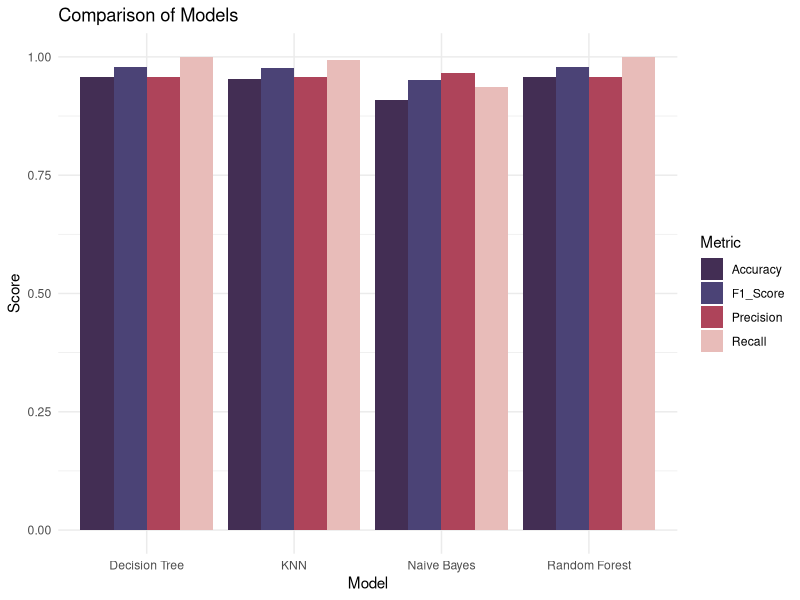

Write the R code that produced this figure.
library(caTools)
library(class)
library(e1071)
library(rpart)
library(randomForest)
library(caret)
library(ggplot2)
library(tidyr)


strokeData <- read.csv("healthcare-dataset-stroke-data.csv")


sum(is.na(strokeData$bmi))  # 201 NA values
strokeData <- na.omit(strokeData) # removed it

# Converting columns to factors
strokeData$gender <- as.factor(strokeData$gender)
strokeData$hypertension <- as.factor(strokeData$hypertension)
strokeData$heart_disease <- as.factor(strokeData$heart_disease)
strokeData$ever_married <- as.factor(strokeData$ever_married)
strokeData$work_type <- as.factor(strokeData$work_type)
strokeData$Residence_type <- as.factor(strokeData$Residence_type)
strokeData$smoking_status <- as.factor(strokeData$smoking_status)
strokeData$stroke <- as.factor(strokeData$stroke)

# Splitting data
set.seed(123)
split <- sample.split(strokeData$stroke, SplitRatio = 0.7)
trainData <- subset(strokeData, split == TRUE)
testData <- subset(strokeData, split == FALSE)

# Scaling numeric columns
trainSetNum <- scale(trainData[sapply(trainData, is.numeric)])
testSetNum <- scale(testData[sapply(testData, is.numeric)])

# target for KNN
trainTarget <- trainData$stroke

# KNN 
k <- 5
knnPred <- knn(train = trainSetNum, test = testSetNum, cl = trainTarget, k = k)
knnConfMat <- confusionMatrix(knnPred, testData$stroke)
knnAccuracy <- knnConfMat$overall['Accuracy']
knnPrecision <- knnConfMat$byClass['Pos Pred Value']
knnRecall <- knnConfMat$byClass['Sensitivity']
knnF1 <- 2 * (knnPrecision * knnRecall) / (knnPrecision + knnRecall)

# Naive Bayes 
nbModel <- naiveBayes(stroke ~ ., data = trainData)
nbPred <- predict(nbModel, testData)
nbConfMat <- confusionMatrix(nbPred, testData$stroke)
nbAccuracy <- nbConfMat$overall['Accuracy']
nbPrecision <- nbConfMat$byClass['Pos Pred Value']
nbRecall <- nbConfMat$byClass['Sensitivity']
nbF1 <- 2 * (nbPrecision * nbRecall) / (nbPrecision + nbRecall)

# Decision Tree 
dtModel <- rpart(stroke ~ ., data = trainData, method = "class")
dtPred <- predict(dtModel, testData, type = "class")
dtConfMat <- confusionMatrix(dtPred, testData$stroke)
dtAccuracy <- dtConfMat$overall['Accuracy']
dtPrecision <- dtConfMat$byClass['Pos Pred Value']
dtRecall <- dtConfMat$byClass['Sensitivity']
dtF1 <- 2 * (dtPrecision * dtRecall) / (dtPrecision + dtRecall)

# Random Forest
rfModel <- randomForest(stroke ~ ., data = trainData)
rfPred <- predict(rfModel, testData)
rfConfMat <- confusionMatrix(rfPred, testData$stroke)
rfAccuracy <- rfConfMat$overall['Accuracy']
rfPrecision <- rfConfMat$byClass['Pos Pred Value']
rfRecall <- rfConfMat$byClass['Sensitivity']
rfF1 <- 2 * (rfPrecision * rfRecall) / (rfPrecision + rfRecall)

# model comparison summary
modelComparison <- data.frame(
  Model = c("KNN", "Naive Bayes", "Decision Tree", "Random Forest"),
  Accuracy = c(knnAccuracy, nbAccuracy, dtAccuracy, rfAccuracy),
  Precision = c(knnPrecision, nbPrecision, dtPrecision, rfPrecision),
  Recall = c(knnRecall, nbRecall, dtRecall, rfRecall),
  F1_Score = c(knnF1, nbF1, dtF1, rfF1)
)
print(modelComparison)

#for plotting purpose
modelComparison_long <- modelComparison %>%
  pivot_longer(cols = c(Accuracy, Precision, Recall, F1_Score), 
               names_to = "Metric", 
               values_to = "Value")


# Plotting all metrics in a single grouped bar chart :) 
ggplot(modelComparison_long, aes(x = Model, y = Value, fill = Metric)) + 
  geom_bar(stat = "identity", position = "dodge") + 
  scale_fill_manual(values = c("#432E54", "#4B4376", "#AE445A", "#E8BCB9")) +
  labs(title = "Comparison of Models", 
       x = "Model", 
       y = "Score", 
       fill = "Metric") +
  theme_minimal() + 
  theme(axis.text.x = element_text(angle = 0, hjust = 0.5))
